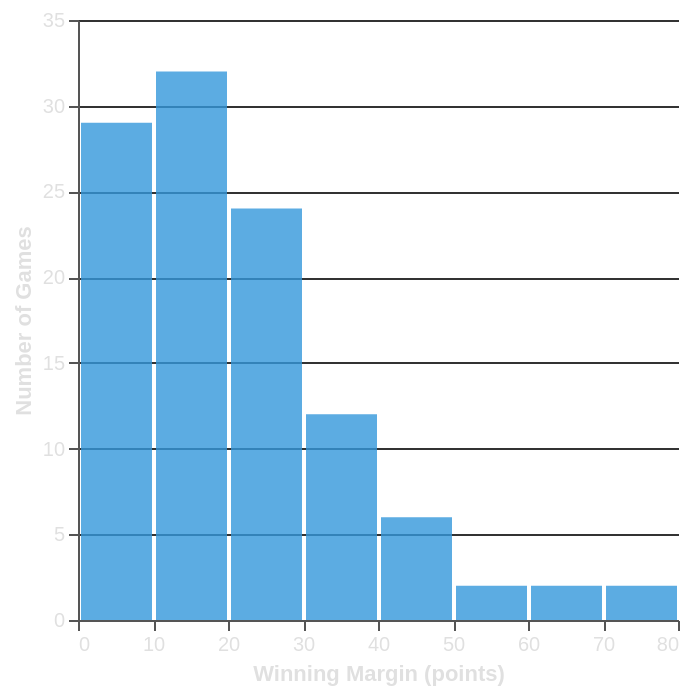

Write the Vega-Lite specification saved for this chart.
### Vega-Lite specification from a JSON file in a GitHub repository (floating-point values rounded to 4 significant figures)
{"$schema": "https://vega.github.io/schema/vega-lite/v5.json", "data": {"values": [{"round": 1.0, "home_team": "Melbourne", "away_team": "Western Bulldogs", "home_score": 91.0, "away_score": 72.0, "venue": "MCG", "crowd": 85000.0, "state": "VIC", "home_goals": 13.0, "home_behinds": 9.0, "away_goals": 10.0, "away_behinds": 12.0, "margin": 19.0, "winning_team": "Melbourne"}, {"round": 1.0, "home_team": "Collingwood", "away_team": "Carlton", "home_score": 103.0, "away_score": 88.0, "venue": "MCG", "crowd": 91000.0, "state": "VIC", "home_goals": 14.0, "home_behinds": 19.0, "away_goals": 13.0, "away_behinds": 10.0, "margin": 15.0, "winning_team": "Collingwood"}, {"round": 1.0, "home_team": "Geelong", "away_team": "St Kilda", "home_score": 115.0, "away_score": 60.0, "venue": "GMHBA Stadium", "crowd": 35000.0, "state": "VIC", "home_goals": 16.0, "home_behinds": 19.0, "away_goals": 8.0, "away_behinds": 12.0, "margin": 55.0, "winning_team": "Geelong"}, {"round": 1.0, "home_team": "Brisbane Lions", "away_team": "Gold Coast", "home_score": 110.0, "away_score": 72.0, "venue": "The Gabba", "crowd": 42000.0, "state": "QLD", "home_goals": 15.0, "home_behinds": 20.0, "away_goals": 10.0, "away_behinds": 12.0, "margin": 38.0, "winning_team": "Brisbane Lions"}, {"round": 1.0, "home_team": "Sydney", "away_team": "GWS", "home_score": 95.0, "away_score": 84.0, "venue": "SCG", "crowd": 40000.0, "state": "NSW", "home_goals": 13.0, "home_behinds": 14.0, "away_goals": 12.0, "away_behinds": 12.0, "margin": 11.0, "winning_team": "Sydney"}, {"round": 1.0, "home_team": "Fremantle", "away_team": "Essendon", "home_score": 88.0, "away_score": 76.0, "venue": "Optus Stadium", "crowd": 55000.0, "state": "WA", "home_goals": 12.0, "home_behinds": 16.0, "away_goals": 11.0, "away_behinds": 10.0, "margin": 12.0, "winning_team": "Fremantle"}, {"round": 1.0, "home_team": "Port Adelaide", "away_team": "Richmond", "home_score": 104.0, "away_score": 60.0, "venue": "Adelaide Oval", "crowd": 52000.0, "state": "SA", "home_goals": 14.0, "home_behinds": 20.0, "away_goals": 8.0, "away_behinds": 12.0, "margin": 44.0, "winning_team": "Port Adelaide"}, {"round": 1.0, "home_team": "Hawthorn", "away_team": "North Melbourne", "home_score": 120.0, "away_score": 65.0, "venue": "MCG", "crowd": 48000.0, "state": "VIC", "home_goals": 17.0, "home_behinds": 18.0, "away_goals": 9.0, "away_behinds": 11.0, "margin": 55.0, "winning_team": "Hawthorn"}, {"round": 1.0, "home_team": "Adelaide", "away_team": "West Coast", "home_score": 130.0, "away_score": 55.0, "venue": "Adelaide Oval", "crowd": 45000.0, "state": "SA", "home_goals": 19.0, "home_behinds": 4.0, "away_goals": 7.0, "away_behinds": 13.0, "margin": 75.0, "winning_team": "Adelaide"}, {"round": 2.0, "home_team": "Carlton", "away_team": "Melbourne", "home_score": 80.0, "away_score": 95.0, "venue": "MCG", "crowd": 82000.0, "state": "VIC", "home_goals": 11.0, "home_behinds": 14.0, "away_goals": 13.0, "away_behinds": 14.0, "margin": 15.0, "winning_team": "Melbourne"}, {"round": 2.0, "home_team": "St Kilda", "away_team": "Collingwood", "home_score": 72.0, "away_score": 98.0, "venue": "Marvel Stadium", "crowd": 50000.0, "state": "VIC", "home_goals": 10.0, "home_behinds": 12.0, "away_goals": 14.0, "away_behinds": 14.0, "margin": 26.0, "winning_team": "Collingwood"}, {"round": 2.0, "home_team": "Gold Coast", "away_team": "Geelong", "home_score": 63.0, "away_score": 102.0, "venue": "Heritage Bank Stadium", "crowd": 18000.0, "state": "QLD", "home_goals": 9.0, "home_behinds": 9.0, "away_goals": 14.0, "away_behinds": 18.0, "margin": 39.0, "winning_team": "Geelong"}, {"round": 2.0, "home_team": "Western Bulldogs", "away_team": "Brisbane Lions", "home_score": 85.0, "away_score": 96.0, "venue": "Marvel Stadium", "crowd": 40000.0, "state": "VIC", "home_goals": 12.0, "home_behinds": 13.0, "away_goals": 14.0, "away_behinds": 12.0, "margin": 11.0, "winning_team": "Brisbane Lions"}, {"round": 2.0, "home_team": "GWS", "away_team": "Sydney", "home_score": 78.0, "away_score": 101.0, "venue": "ENGIE Stadium", "crowd": 22000.0, "state": "NSW", "home_goals": 11.0, "home_behinds": 12.0, "away_goals": 14.0, "away_behinds": 17.0, "margin": 23.0, "winning_team": "Sydney"}, {"round": 2.0, "home_team": "Essendon", "away_team": "Fremantle", "home_score": 95.0, "away_score": 88.0, "venue": "MCG", "crowd": 55000.0, "state": "VIC", "home_goals": 13.0, "home_behinds": 16.0, "away_goals": 12.0, "away_behinds": 16.0, "margin": 7.0, "winning_team": "Essendon"}, {"round": 2.0, "home_team": "Richmond", "away_team": "Port Adelaide", "home_score": 70.0, "away_score": 108.0, "venue": "MCG", "crowd": 45000.0, "state": "VIC", "home_goals": 10.0, "home_behinds": 10.0, "away_goals": 15.0, "away_behinds": 18.0, "margin": 38.0, "winning_team": "Port Adelaide"}, {"round": 2.0, "home_team": "North Melbourne", "away_team": "Hawthorn", "home_score": 55.0, "away_score": 115.0, "venue": "Marvel Stadium", "crowd": 30000.0, "state": "VIC", "home_goals": 7.0, "home_behinds": 13.0, "away_goals": 16.0, "away_behinds": 19.0, "margin": 60.0, "winning_team": "Hawthorn"}, {"round": 2.0, "home_team": "West Coast", "away_team": "Adelaide", "home_score": 60.0, "away_score": 122.0, "venue": "Optus Stadium", "crowd": 40000.0, "state": "WA", "home_goals": 8.0, "home_behinds": 12.0, "away_goals": 17.0, "away_behinds": 16.0, "margin": 62.0, "winning_team": "Adelaide"}, {"round": 3.0, "home_team": "Melbourne", "away_team": "GWS", "home_score": 99.0, "away_score": 78.0, "venue": "MCG", "crowd": 55000.0, "state": "VIC", "home_goals": 14.0, "home_behinds": 15.0, "away_goals": 11.0, "away_behinds": 12.0, "margin": 21.0, "winning_team": "Melbourne"}, {"round": 3.0, "home_team": "Collingwood", "away_team": "Geelong", "home_score": 101.0, "away_score": 95.0, "venue": "MCG", "crowd": 78000.0, "state": "VIC", "home_goals": 14.0, "home_behinds": 17.0, "away_goals": 13.0, "away_behinds": 16.0, "margin": 6.0, "winning_team": "Collingwood"}, {"round": 3.0, "home_team": "Brisbane Lions", "away_team": "Fremantle", "home_score": 115.0, "away_score": 72.0, "venue": "The Gabba", "crowd": 38000.0, "state": "QLD", "home_goals": 16.0, "home_behinds": 19.0, "away_goals": 10.0, "away_behinds": 12.0, "margin": 43.0, "winning_team": "Brisbane Lions"}, {"round": 3.0, "home_team": "Sydney", "away_team": "Hawthorn", "home_score": 88.0, "away_score": 90.0, "venue": "SCG", "crowd": 35000.0, "state": "NSW", "home_goals": 12.0, "home_behinds": 16.0, "away_goals": 13.0, "away_behinds": 9.0, "margin": 2.0, "winning_team": "Hawthorn"}, {"round": 3.0, "home_team": "Port Adelaide", "away_team": "Adelaide", "home_score": 120.0, "away_score": 88.0, "venue": "Adelaide Oval", "crowd": 54000.0, "state": "SA", "home_goals": 17.0, "home_behinds": 9.0, "away_goals": 12.0, "away_behinds": 16.0, "margin": 32.0, "winning_team": "Port Adelaide"}, {"round": 3.0, "home_team": "Essendon", "away_team": "Carlton", "home_score": 102.0, "away_score": 85.0, "venue": "MCG", "crowd": 65000.0, "state": "VIC", "home_goals": 14.0, "home_behinds": 18.0, "away_goals": 12.0, "away_behinds": 13.0, "margin": 17.0, "winning_team": "Essendon"}, {"round": 3.0, "home_team": "St Kilda", "away_team": "West Coast", "home_score": 95.0, "away_score": 60.0, "venue": "Marvel Stadium", "crowd": 32000.0, "state": "VIC", "home_goals": 13.0, "home_behinds": 14.0, "away_goals": 8.0, "away_behinds": 12.0, "margin": 35.0, "winning_team": "St Kilda"}, {"round": 3.0, "home_team": "Geelong", "away_team": "Gold Coast", "home_score": 125.0, "away_score": 55.0, "venue": "GMHBA Stadium", "crowd": 32000.0, "state": "VIC", "home_goals": 17.0, "home_behinds": 19.0, "away_goals": 7.0, "away_behinds": 13.0, "margin": 70.0, "winning_team": "Geelong"}, {"round": 3.0, "home_team": "Richmond", "away_team": "North Melbourne", "home_score": 98.0, "away_score": 72.0, "venue": "MCG", "crowd": 40000.0, "state": "VIC", "home_goals": 14.0, "home_behinds": 14.0, "away_goals": 10.0, "away_behinds": 12.0, "margin": 26.0, "winning_team": "Richmond"}, {"round": 3.0, "home_team": "Western Bulldogs", "away_team": "Melbourne", "home_score": 80.0, "away_score": 100.0, "venue": "Marvel Stadium", "crowd": 42000.0, "state": "VIC", "home_goals": 11.0, "home_behinds": 14.0, "away_goals": 14.0, "away_behinds": 16.0, "margin": 20.0, "winning_team": "Melbourne"}, {"round": 4.0, "home_team": "Carlton", "away_team": "Sydney", "home_score": 88.0, "away_score": 92.0, "venue": "MCG", "crowd": 60000.0, "state": "VIC", "home_goals": 12.0, "home_behinds": 16.0, "away_goals": 13.0, "away_behinds": 14.0, "margin": 4.0, "winning_team": "Sydney"}, {"round": 4.0, "home_team": "GWS", "away_team": "Brisbane Lions", "home_score": 75.0, "away_score": 110.0, "venue": "ENGIE Stadium", "crowd": 20000.0, "state": "NSW", "home_goals": 10.0, "home_behinds": 15.0, "away_goals": 15.0, "away_behinds": 20.0, "margin": 35.0, "winning_team": "Brisbane Lions"}, {"round": 4.0, "home_team": "Fremantle", "away_team": "Port Adelaide", "home_score": 95.0, "away_score": 105.0, "venue": "Optus Stadium", "crowd": 52000.0, "state": "WA", "home_goals": 13.0, "home_behinds": 14.0, "away_goals": 15.0, "away_behinds": 15.0, "margin": 10.0, "winning_team": "Port Adelaide"}, {"round": 4.0, "home_team": "Adelaide", "away_team": "Collingwood", "home_score": 78.0, "away_score": 105.0, "venue": "Adelaide Oval", "crowd": 48000.0, "state": "SA", "home_goals": 11.0, "home_behinds": 12.0, "away_goals": 15.0, "away_behinds": 15.0, "margin": 27.0, "winning_team": "Collingwood"}, {"round": 4.0, "home_team": "Hawthorn", "away_team": "Essendon", "home_score": 100.0, "away_score": 90.0, "venue": "MCG", "crowd": 55000.0, "state": "VIC", "home_goals": 14.0, "home_behinds": 16.0, "away_goals": 13.0, "away_behinds": 12.0, "margin": 10.0, "winning_team": "Hawthorn"}, {"round": 4.0, "home_team": "West Coast", "away_team": "Richmond", "home_score": 68.0, "away_score": 95.0, "venue": "Optus Stadium", "crowd": 35000.0, "state": "WA", "home_goals": 9.0, "home_behinds": 14.0, "away_goals": 13.0, "away_behinds": 16.0, "margin": 27.0, "winning_team": "Richmond"}, {"round": 4.0, "home_team": "North Melbourne", "away_team": "St Kilda", "home_score": 60.0, "away_score": 88.0, "venue": "Marvel Stadium", "crowd": 25000.0, "state": "VIC", "home_goals": 8.0, "home_behinds": 12.0, "away_goals": 12.0, "away_behinds": 16.0, "margin": 28.0, "winning_team": "St Kilda"}, {"round": 4.0, "home_team": "Gold Coast", "away_team": "Western Bulldogs", "home_score": 78.0, "away_score": 90.0, "venue": "Heritage Bank Stadium", "crowd": 15000.0, "state": "QLD", "home_goals": 11.0, "home_behinds": 12.0, "away_goals": 12.0, "away_behinds": 18.0, "margin": 12.0, "winning_team": "Western Bulldogs"}, {"round": 4.0, "home_team": "Melbourne", "away_team": "Geelong", "home_score": 85.0, "away_score": 115.0, "venue": "MCG", "crowd": 75000.0, "state": "VIC", "home_goals": 12.0, "home_behinds": 13.0, "away_goals": 16.0, "away_behinds": 19.0, "margin": 30.0, "winning_team": "Geelong"}, {"round": 5.0, "home_team": "Sydney", "away_team": "Melbourne", "home_score": 95.0, "away_score": 88.0, "venue": "SCG", "crowd": 42000.0, "state": "NSW", "home_goals": 13.0, "home_behinds": 14.0, "away_goals": 12.0, "away_behinds": 16.0, "margin": 7.0, "winning_team": "Sydney"}, {"round": 5.0, "home_team": "Brisbane Lions", "away_team": "Collingwood", "home_score": 105.0, "away_score": 99.0, "venue": "The Gabba", "crowd": 40000.0, "state": "QLD", "home_goals": 15.0, "home_behinds": 15.0, "away_goals": 14.0, "away_behinds": 15.0, "margin": 6.0, "winning_team": "Brisbane Lions"}, {"round": 5.0, "home_team": "Port Adelaide", "away_team": "GWS", "home_score": 118.0, "away_score": 75.0, "venue": "Adelaide Oval", "crowd": 50000.0, "state": "SA", "home_goals": 16.0, "home_behinds": 22.0, "away_goals": 10.0, "away_behinds": 15.0, "margin": 43.0, "winning_team": "Port Adelaide"}, {"round": 5.0, "home_team": "Geelong", "away_team": "Fremantle", "home_score": 120.0, "away_score": 80.0, "venue": "GMHBA Stadium", "crowd": 30000.0, "state": "VIC", "home_goals": 17.0, "home_behinds": 18.0, "away_goals": 11.0, "away_behinds": 14.0, "margin": 40.0, "winning_team": "Geelong"}, {"round": 5.0, "home_team": "Essendon", "away_team": "Adelaide", "home_score": 110.0, "away_score": 88.0, "venue": "MCG", "crowd": 58000.0, "state": "VIC", "home_goals": 15.0, "home_behinds": 20.0, "away_goals": 12.0, "away_behinds": 16.0, "margin": 22.0, "winning_team": "Essendon"}, {"round": 5.0, "home_team": "Collingwood", "away_team": "Hawthorn", "home_score": 108.0, "away_score": 98.0, "venue": "MCG", "crowd": 78000.0, "state": "VIC", "home_goals": 15.0, "home_behinds": 18.0, "away_goals": 14.0, "away_behinds": 14.0, "margin": 10.0, "winning_team": "Collingwood"}, {"round": 5.0, "home_team": "Richmond", "away_team": "Western Bulldogs", "home_score": 90.0, "away_score": 85.0, "venue": "MCG", "crowd": 50000.0, "state": "VIC", "home_goals": 13.0, "home_behinds": 12.0, "away_goals": 12.0, "away_behinds": 13.0, "margin": 5.0, "winning_team": "Richmond"}, {"round": 5.0, "home_team": "St Kilda", "away_team": "Carlton", "home_score": 80.0, "away_score": 95.0, "venue": "Marvel Stadium", "crowd": 35000.0, "state": "VIC", "home_goals": 11.0, "home_behinds": 14.0, "away_goals": 13.0, "away_behinds": 16.0, "margin": 15.0, "winning_team": "Carlton"}, {"round": 5.0, "home_team": "West Coast", "away_team": "Gold Coast", "home_score": 72.0, "away_score": 80.0, "venue": "Optus Stadium", "crowd": 30000.0, "state": "WA", "home_goals": 10.0, "home_behinds": 12.0, "away_goals": 11.0, "away_behinds": 14.0, "margin": 8.0, "winning_team": "Gold Coast"}, {"round": 6.0, "home_team": "Melbourne", "away_team": "Brisbane Lions", "home_score": 88.0, "away_score": 102.0, "venue": "MCG", "crowd": 70000.0, "state": "VIC", "home_goals": 12.0, "home_behinds": 16.0, "away_goals": 14.0, "away_behinds": 18.0, "margin": 14.0, "winning_team": "Brisbane Lions"}, {"round": 6.0, "home_team": "GWS", "away_team": "Collingwood", "home_score": 72.0, "away_score": 115.0, "venue": "ENGIE Stadium", "crowd": 22000.0, "state": "NSW", "home_goals": 10.0, "home_behinds": 12.0, "away_goals": 16.0, "away_behinds": 19.0, "margin": 43.0, "winning_team": "Collingwood"}, {"round": 6.0, "home_team": "Fremantle", "away_team": "Sydney", "home_score": 90.0, "away_score": 88.0, "venue": "Optus Stadium", "crowd": 50000.0, "state": "WA", "home_goals": 13.0, "home_behinds": 12.0, "away_goals": 12.0, "away_behinds": 16.0, "margin": 2.0, "winning_team": "Fremantle"}, {"round": 6.0, "home_team": "Adelaide", "away_team": "Geelong", "home_score": 78.0, "away_score": 110.0, "venue": "Adelaide Oval", "crowd": 42000.0, "state": "SA", "home_goals": 11.0, "home_behinds": 12.0, "away_goals": 15.0, "away_behinds": 20.0, "margin": 32.0, "winning_team": "Geelong"}, {"round": 6.0, "home_team": "Hawthorn", "away_team": "Port Adelaide", "home_score": 95.0, "away_score": 100.0, "venue": "MCG", "crowd": 48000.0, "state": "VIC", "home_goals": 13.0, "home_behinds": 14.0, "away_goals": 14.0, "away_behinds": 16.0, "margin": 5.0, "winning_team": "Port Adelaide"}, {"round": 6.0, "home_team": "Carlton", "away_team": "Essendon", "home_score": 100.0, "away_score": 95.0, "venue": "MCG", "crowd": 72000.0, "state": "VIC", "home_goals": 14.0, "home_behinds": 16.0, "away_goals": 13.0, "away_behinds": 16.0, "margin": 5.0, "winning_team": "Carlton"}, {"round": 6.0, "home_team": "Western Bulldogs", "away_team": "Richmond", "home_score": 80.0, "away_score": 88.0, "venue": "Marvel Stadium", "crowd": 38000.0, "state": "VIC", "home_goals": 11.0, "home_behinds": 14.0, "away_goals": 12.0, "away_behinds": 16.0, "margin": 8.0, "winning_team": "Richmond"}, {"round": 6.0, "home_team": "North Melbourne", "away_team": "West Coast", "home_score": 75.0, "away_score": 68.0, "venue": "Marvel Stadium", "crowd": 22000.0, "state": "VIC", "home_goals": 10.0, "home_behinds": 15.0, "away_goals": 9.0, "away_behinds": 14.0, "margin": 7.0, "winning_team": "North Melbourne"}, {"round": 6.0, "home_team": "Gold Coast", "away_team": "St Kilda", "home_score": 85.0, "away_score": 90.0, "venue": "Heritage Bank Stadium", "crowd": 14000.0, "state": "QLD", "home_goals": 12.0, "home_behinds": 13.0, "away_goals": 13.0, "away_behinds": 12.0, "margin": 5.0, "winning_team": "St Kilda"}, {"round": 7.0, "home_team": "Brisbane Lions", "away_team": "Sydney", "home_score": 110.0, "away_score": 95.0, "venue": "The Gabba", "crowd": 41000.0, "state": "QLD", "home_goals": 15.0, "home_behinds": 20.0, "away_goals": 13.0, "away_behinds": 14.0, "margin": 15.0, "winning_team": "Brisbane Lions"}, {"round": 7.0, "home_team": "Collingwood", "away_team": "Melbourne", "home_score": 112.0, "away_score": 88.0, "venue": "MCG", "crowd": 85000.0, "state": "VIC", "home_goals": 16.0, "home_behinds": 16.0, "away_goals": 12.0, "away_behinds": 16.0, "margin": 24.0, "winning_team": "Collingwood"}, {"round": 7.0, "home_team": "Geelong", "away_team": "Port Adelaide", "home_score": 105.0, "away_score": 92.0, "venue": "GMHBA Stadium", "crowd": 32000.0, "state": "VIC", "home_goals": 15.0, "home_behinds": 15.0, "away_goals": 13.0, "away_behinds": 14.0, "margin": 13.0, "winning_team": "Geelong"}, {"round": 7.0, "home_team": "Essendon", "away_team": "GWS", "home_score": 100.0, "away_score": 78.0, "venue": "MCG", "crowd": 55000.0, "state": "VIC", "home_goals": 14.0, "home_behinds": 16.0, "away_goals": 11.0, "away_behinds": 12.0, "margin": 22.0, "winning_team": "Essendon"}, {"round": 7.0, "home_team": "Sydney", "away_team": "Adelaide", "home_score": 95.0, "away_score": 80.0, "venue": "SCG", "crowd": 38000.0, "state": "NSW", "home_goals": 13.0, "home_behinds": 14.0, "away_goals": 11.0, "away_behinds": 14.0, "margin": 15.0, "winning_team": "Sydney"}, {"round": 7.0, "home_team": "Richmond", "away_team": "Fremantle", "home_score": 88.0, "away_score": 82.0, "venue": "MCG", "crowd": 48000.0, "state": "VIC", "home_goals": 12.0, "home_behinds": 16.0, "away_goals": 11.0, "away_behinds": 16.0, "margin": 6.0, "winning_team": "Richmond"}, {"round": 7.0, "home_team": "St Kilda", "away_team": "Hawthorn", "home_score": 70.0, "away_score": 105.0, "venue": "Marvel Stadium", "crowd": 30000.0, "state": "VIC", "home_goals": 10.0, "home_behinds": 10.0, "away_goals": 15.0, "away_behinds": 15.0, "margin": 35.0, "winning_team": "Hawthorn"}, {"round": 7.0, "home_team": "West Coast", "away_team": "Carlton", "home_score": 60.0, "away_score": 102.0, "venue": "Optus Stadium", "crowd": 32000.0, "state": "WA", "home_goals": 8.0, "home_behinds": 12.0, "away_goals": 14.0, "away_behinds": 18.0, "margin": 42.0, "winning_team": "Carlton"}, {"round": 7.0, "home_team": "North Melbourne", "away_team": "Gold Coast", "home_score": 65.0, "away_score": 80.0, "venue": "Marvel Stadium", "crowd": 20000.0, "state": "VIC", "home_goals": 9.0, "home_behinds": 11.0, "away_goals": 11.0, "away_behinds": 14.0, "margin": 15.0, "winning_team": "Gold Coast"}, {"round": 8.0, "home_team": "Melbourne", "away_team": "Essendon", "home_score": 95.0, "away_score": 88.0, "venue": "MCG", "crowd": 68000.0, "state": "VIC", "home_goals": 13.0, "home_behinds": 16.0, "away_goals": 12.0, "away_behinds": 16.0, "margin": 7.0, "winning_team": "Melbourne"}, {"round": 8.0, "home_team": "Collingwood", "away_team": "Brisbane Lions", "home_score": 105.0, "away_score": 98.0, "venue": "MCG", "crowd": 82000.0, "state": "VIC", "home_goals": 15.0, "home_behinds": 15.0, "away_goals": 14.0, "away_behinds": 14.0, "margin": 7.0, "winning_team": "Collingwood"}, {"round": 8.0, "home_team": "Port Adelaide", "away_team": "Sydney", "home_score": 110.0, "away_score": 85.0, "venue": "Adelaide Oval", "crowd": 52000.0, "state": "SA", "home_goals": 15.0, "home_behinds": 20.0, "away_goals": 12.0, "away_behinds": 13.0, "margin": 25.0, "winning_team": "Port Adelaide"}, {"round": 8.0, "home_team": "Fremantle", "away_team": "Geelong", "home_score": 80.0, "away_score": 115.0, "venue": "Optus Stadium", "crowd": 48000.0, "state": "WA", "home_goals": 11.0, "home_behinds": 14.0, "away_goals": 16.0, "away_behinds": 19.0, "margin": 35.0, "winning_team": "Geelong"}, {"round": 8.0, "home_team": "GWS", "away_team": "Adelaide", "home_score": 85.0, "away_score": 90.0, "venue": "ENGIE Stadium", "crowd": 18000.0, "state": "NSW", "home_goals": 12.0, "home_behinds": 13.0, "away_goals": 13.0, "away_behinds": 12.0, "margin": 5.0, "winning_team": "Adelaide"}, {"round": 8.0, "home_team": "Carlton", "away_team": "Richmond", "home_score": 102.0, "away_score": 88.0, "venue": "MCG", "crowd": 72000.0, "state": "VIC", "home_goals": 14.0, "home_behinds": 18.0, "away_goals": 12.0, "away_behinds": 16.0, "margin": 14.0, "winning_team": "Carlton"}, {"round": 8.0, "home_team": "Hawthorn", "away_team": "Western Bulldogs", "home_score": 110.0, "away_score": 80.0, "venue": "MCG", "crowd": 50000.0, "state": "VIC", "home_goals": 15.0, "home_behinds": 20.0, "away_goals": 11.0, "away_behinds": 14.0, "margin": 30.0, "winning_team": "Hawthorn"}, {"round": 8.0, "home_team": "Gold Coast", "away_team": "North Melbourne", "home_score": 88.0, "away_score": 62.0, "venue": "Heritage Bank Stadium", "crowd": 16000.0, "state": "QLD", "home_goals": 12.0, "home_behinds": 16.0, "away_goals": 8.0, "away_behinds": 14.0, "margin": 26.0, "winning_team": "Gold Coast"}, {"round": 8.0, "home_team": "St Kilda", "away_team": "West Coast", "home_score": 90.0, "away_score": 65.0, "venue": "Marvel Stadium", "crowd": 32000.0, "state": "VIC", "home_goals": 13.0, "home_behinds": 12.0, "away_goals": 9.0, "away_behinds": 11.0, "margin": 25.0, "winning_team": "St Kilda"}, {"round": 9.0, "home_team": "Brisbane Lions", "away_team": "Geelong", "home_score": 115.0, "away_score": 100.0, "venue": "The Gabba", "crowd": 42000.0, "state": "QLD", "home_goals": 16.0, "home_behinds": 19.0, "away_goals": 14.0, "away_behinds": 16.0, "margin": 15.0, "winning_team": "Brisbane Lions"}, {"round": 9.0, "home_team": "Sydney", "away_team": "Collingwood", "home_score": 98.0, "away_score": 105.0, "venue": "SCG", "crowd": 40000.0, "state": "NSW", "home_goals": 14.0, "home_behinds": 14.0, "away_goals": 15.0, "away_behinds": 15.0, "margin": 7.0, "winning_team": "Collingwood"}, {"round": 9.0, "home_team": "Melbourne", "away_team": "Port Adelaide", "home_score": 88.0, "away_score": 95.0, "venue": "MCG", "crowd": 65000.0, "state": "VIC", "home_goals": 12.0, "home_behinds": 16.0, "away_goals": 13.0, "away_behinds": 14.0, "margin": 7.0, "winning_team": "Port Adelaide"}, {"round": 9.0, "home_team": "Essendon", "away_team": "Hawthorn", "home_score": 95.0, "away_score": 100.0, "venue": "MCG", "crowd": 58000.0, "state": "VIC", "home_goals": 13.0, "home_behinds": 16.0, "away_goals": 14.0, "away_behinds": 16.0, "margin": 5.0, "winning_team": "Hawthorn"}, {"round": 9.0, "home_team": "Adelaide", "away_team": "Fremantle", "home_score": 100.0, "away_score": 85.0, "venue": "Adelaide Oval", "crowd": 45000.0, "state": "SA", "home_goals": 14.0, "home_behinds": 16.0, "away_goals": 12.0, "away_behinds": 13.0, "margin": 15.0, "winning_team": "Adelaide"}, {"round": 9.0, "home_team": "Richmond", "away_team": "GWS", "home_score": 95.0, "away_score": 80.0, "venue": "MCG", "crowd": 45000.0, "state": "VIC", "home_goals": 13.0, "home_behinds": 14.0, "away_goals": 11.0, "away_behinds": 14.0, "margin": 15.0, "winning_team": "Richmond"}, {"round": 9.0, "home_team": "Western Bulldogs", "away_team": "Carlton", "home_score": 88.0, "away_score": 95.0, "venue": "Marvel Stadium", "crowd": 40000.0, "state": "VIC", "home_goals": 12.0, "home_behinds": 16.0, "away_goals": 13.0, "away_behinds": 16.0, "margin": 7.0, "winning_team": "Carlton"}, {"round": 9.0, "home_team": "West Coast", "away_team": "St Kilda", "home_score": 62.0, "away_score": 88.0, "venue": "Optus Stadium", "crowd": 28000.0, "state": "WA", "home_goals": 8.0, "home_behinds": 14.0, "away_goals": 12.0, "away_behinds": 16.0, "margin": 26.0, "winning_team": "St Kilda"}, {"round": 9.0, "home_team": "North Melbourne", "away_team": "Gold Coast", "home_score": 70.0, "away_score": 85.0, "venue": "Marvel Stadium", "crowd": 18000.0, "state": "VIC", "home_goals": 10.0, "home_behinds": 10.0, "away_goals": 12.0, "away_behinds": 13.0, "margin": 15.0, "winning_team": "Gold Coast"}, {"round": 10.0, "home_team": "Geelong", "away_team": "Brisbane Lions", "home_score": 110.0, "away_score": 105.0, "venue": "GMHBA Stadium", "crowd": 35000.0, "state": "VIC", "home_goals": 15.0, "home_behinds": 20.0, "away_goals": 15.0, "away_behinds": 15.0, "margin": 5.0, "winning_team": "Geelong"}, {"round": 10.0, "home_team": "Collingwood", "away_team": "Sydney", "home_score": 108.0, "away_score": 95.0, "venue": "MCG", "crowd": 80000.0, "state": "VIC", "home_goals": 15.0, "home_behinds": 18.0, "away_goals": 13.0, "away_behinds": 14.0, "margin": 13.0, "winning_team": "Collingwood"}, {"round": 10.0, "home_team": "Port Adelaide", "away_team": "Melbourne", "home_score": 100.0, "away_score": 90.0, "venue": "Adelaide Oval", "crowd": 52000.0, "state": "SA", "home_goals": 14.0, "home_behinds": 16.0, "away_goals": 13.0, "away_behinds": 12.0, "margin": 10.0, "winning_team": "Port Adelaide"}, {"round": 10.0, "home_team": "Hawthorn", "away_team": "Essendon", "home_score": 105.0, "away_score": 95.0, "venue": "MCG", "crowd": 55000.0, "state": "VIC", "home_goals": 15.0, "home_behinds": 15.0, "away_goals": 13.0, "away_behinds": 16.0, "margin": 10.0, "winning_team": "Hawthorn"}, {"round": 10.0, "home_team": "Fremantle", "away_team": "Adelaide", "home_score": 88.0, "away_score": 95.0, "venue": "Optus Stadium", "crowd": 45000.0, "state": "WA", "home_goals": 12.0, "home_behinds": 16.0, "away_goals": 13.0, "away_behinds": 14.0, "margin": 7.0, "winning_team": "Adelaide"}, {"round": 10.0, "home_team": "GWS", "away_team": "Richmond", "home_score": 78.0, "away_score": 90.0, "venue": "ENGIE Stadium", "crowd": 19000.0, "state": "NSW", "home_goals": 11.0, "home_behinds": 12.0, "away_goals": 13.0, "away_behinds": 12.0, "margin": 12.0, "winning_team": "Richmond"}, {"round": 10.0, "home_team": "Carlton", "away_team": "Western Bulldogs", "home_score": 100.0, "away_score": 85.0, "venue": "MCG", "crowd": 68000.0, "state": "VIC", "home_goals": 14.0, "home_behinds": 16.0, "away_goals": 12.0, "away_behinds": 13.0, "margin": 15.0, "winning_team": "Carlton"}, {"round": 10.0, "home_team": "St Kilda", "away_team": "North Melbourne", "home_score": 95.0, "away_score": 65.0, "venue": "Marvel Stadium", "crowd": 32000.0, "state": "VIC", "home_goals": 13.0, "home_behinds": 14.0, "away_goals": 9.0, "away_behinds": 11.0, "margin": 30.0, "winning_team": "St Kilda"}, {"round": 10.0, "home_team": "Gold Coast", "away_team": "West Coast", "home_score": 85.0, "away_score": 60.0, "venue": "Heritage Bank Stadium", "crowd": 15000.0, "state": "QLD", "home_goals": 12.0, "home_behinds": 13.0, "away_goals": 8.0, "away_behinds": 12.0, "margin": 25.0, "winning_team": "Gold Coast"}, {"round": 11.0, "home_team": "Brisbane Lions", "away_team": "Port Adelaide", "home_score": 115.0, "away_score": 88.0, "venue": "The Gabba", "crowd": 43000.0, "state": "QLD", "home_goals": 16.0, "home_behinds": 19.0, "away_goals": 12.0, "away_behinds": 16.0, "margin": 27.0, "winning_team": "Brisbane Lions"}, {"round": 11.0, "home_team": "Sydney", "away_team": "Geelong", "home_score": 90.0, "away_score": 108.0, "venue": "SCG", "crowd": 38000.0, "state": "NSW", "home_goals": 13.0, "home_behinds": 12.0, "away_goals": 15.0, "away_behinds": 18.0, "margin": 18.0, "winning_team": "Geelong"}, {"round": 11.0, "home_team": "Melbourne", "away_team": "Carlton", "home_score": 95.0, "away_score": 100.0, "venue": "MCG", "crowd": 72000.0, "state": "VIC", "home_goals": 13.0, "home_behinds": 16.0, "away_goals": 14.0, "away_behinds": 16.0, "margin": 5.0, "winning_team": "Carlton"}, {"round": 11.0, "home_team": "Essendon", "away_team": "Collingwood", "home_score": 88.0, "away_score": 110.0, "venue": "MCG", "crowd": 65000.0, "state": "VIC", "home_goals": 12.0, "home_behinds": 16.0, "away_goals": 15.0, "away_behinds": 20.0, "margin": 22.0, "winning_team": "Collingwood"}, {"round": 11.0, "home_team": "Adelaide", "away_team": "Hawthorn", "home_score": 78.0, "away_score": 105.0, "venue": "Adelaide Oval", "crowd": 42000.0, "state": "SA", "home_goals": 11.0, "home_behinds": 12.0, "away_goals": 15.0, "away_behinds": 15.0, "margin": 27.0, "winning_team": "Hawthorn"}, {"round": 11.0, "home_team": "Richmond", "away_team": "Fremantle", "home_score": 90.0, "away_score": 85.0, "venue": "MCG", "crowd": 48000.0, "state": "VIC", "home_goals": 13.0, "home_behinds": 12.0, "away_goals": 12.0, "away_behinds": 13.0, "margin": 5.0, "winning_team": "Richmond"}, {"round": 11.0, "home_team": "Western Bulldogs", "away_team": "GWS", "home_score": 95.0, "away_score": 78.0, "venue": "Marvel Stadium", "crowd": 38000.0, "state": "VIC", "home_goals": 13.0, "home_behinds": 14.0, "away_goals": 11.0, "away_behinds": 12.0, "margin": 17.0, "winning_team": "Western Bulldogs"}, {"round": 11.0, "home_team": "North Melbourne", "away_team": "West Coast", "home_score": 72.0, "away_score": 65.0, "venue": "Marvel Stadium", "crowd": 22000.0, "state": "VIC", "home_goals": 10.0, "home_behinds": 12.0, "away_goals": 9.0, "away_behinds": 11.0, "margin": 7.0, "winning_team": "North Melbourne"}, {"round": 11.0, "home_team": "Gold Coast", "away_team": "St Kilda", "home_score": 80.0, "away_score": 88.0, "venue": "Heritage Bank Stadium", "crowd": 14000.0, "state": "QLD", "home_goals": 11.0, "home_behinds": 14.0, "away_goals": 13.0, "away_behinds": 12.0, "margin": 8.0, "winning_team": "St Kilda"}, {"round": 12.0, "home_team": "Geelong", "away_team": "Sydney", "home_score": 115.0, "away_score": 88.0, "venue": "GMHBA Stadium", "crowd": 34000.0, "state": "VIC", "home_goals": 16.0, "home_behinds": 19.0, "away_goals": 12.0, "away_behinds": 16.0, "margin": 27.0, "winning_team": "Geelong"}, {"round": 12.0, "home_team": "Port Adelaide", "away_team": "Collingwood", "home_score": 98.0, "away_score": 108.0, "venue": "Adelaide Oval", "crowd": 52000.0, "state": "SA", "home_goals": 14.0, "home_behinds": 14.0, "away_goals": 15.0, "away_behinds": 18.0, "margin": 10.0, "winning_team": "Collingwood"}, {"round": 12.0, "home_team": "Carlton", "away_team": "Brisbane Lions", "home_score": 88.0, "away_score": 105.0, "venue": "MCG", "crowd": 65000.0, "state": "VIC", "home_goals": 12.0, "home_behinds": 16.0, "away_goals": 15.0, "away_behinds": 15.0, "margin": 17.0, "winning_team": "Brisbane Lions"}, {"round": 12.0, "home_team": "Hawthorn", "away_team": "Melbourne", "home_score": 110.0, "away_score": 90.0, "venue": "MCG", "crowd": 58000.0, "state": "VIC", "home_goals": 15.0, "home_behinds": 20.0, "away_goals": 13.0, "away_behinds": 12.0, "margin": 20.0, "winning_team": "Hawthorn"}, {"round": 12.0, "home_team": "Fremantle", "away_team": "Richmond", "home_score": 90.0, "away_score": 82.0, "venue": "Optus Stadium", "crowd": 48000.0, "state": "WA", "home_goals": 13.0, "home_behinds": 12.0, "away_goals": 11.0, "away_behinds": 16.0, "margin": 8.0, "winning_team": "Fremantle"}, {"round": 12.0, "home_team": "Collingwood", "away_team": "Essendon", "home_score": 115.0, "away_score": 88.0, "venue": "MCG", "crowd": 82000.0, "state": "VIC", "home_goals": 16.0, "home_behinds": 19.0, "away_goals": 12.0, "away_behinds": 16.0, "margin": 27.0, "winning_team": "Collingwood"}, {"round": 12.0, "home_team": "GWS", "away_team": "Western Bulldogs", "home_score": 75.0, "away_score": 92.0, "venue": "ENGIE Stadium", "crowd": 18000.0, "state": "NSW", "home_goals": 10.0, "home_behinds": 15.0, "away_goals": 13.0, "away_behinds": 14.0, "margin": 17.0, "winning_team": "Western Bulldogs"}, {"round": 12.0, "home_team": "West Coast", "away_team": "Gold Coast", "home_score": 62.0, "away_score": 88.0, "venue": "Optus Stadium", "crowd": 30000.0, "state": "WA", "home_goals": 8.0, "home_behinds": 14.0, "away_goals": 12.0, "away_behinds": 16.0, "margin": 26.0, "winning_team": "Gold Coast"}, {"round": 12.0, "home_team": "St Kilda", "away_team": "North Melbourne", "home_score": 90.0, "away_score": 68.0, "venue": "Marvel Stadium", "crowd": 30000.0, "state": "VIC", "home_goals": 13.0, "home_behinds": 12.0, "away_goals": 9.0, "away_behinds": 14.0, "margin": 22.0, "winning_team": "St Kilda"}]}, "mark": {"type": "bar", "binSpacing": 2, "color": "#3498db", "opacity": 0.8}, "encoding": {"x": {"bin": {"step": 10}, "field": "margin", "type": "quantitative", "axis": {"title": "Winning Margin (points)", "titleColor": "#e0e0e0", "labelColor": "#e0e0e0", "gridColor": "#333"}}, "y": {"aggregate": "count", "type": "quantitative", "axis": {"title": "Number of Games", "titleColor": "#e0e0e0", "labelColor": "#e0e0e0", "gridColor": "#333"}}, "tooltip": [{"bin": {"step": 10}, "field": "margin", "type": "quantitative", "title": "Margin range"}, {"aggregate": "count", "type": "quantitative", "title": "Number of Games"}]}, "background": "transparent", "config": {"view": {"stroke": null}, "axis": {"domainColor": "#555", "tickColor": "#555"}}}
